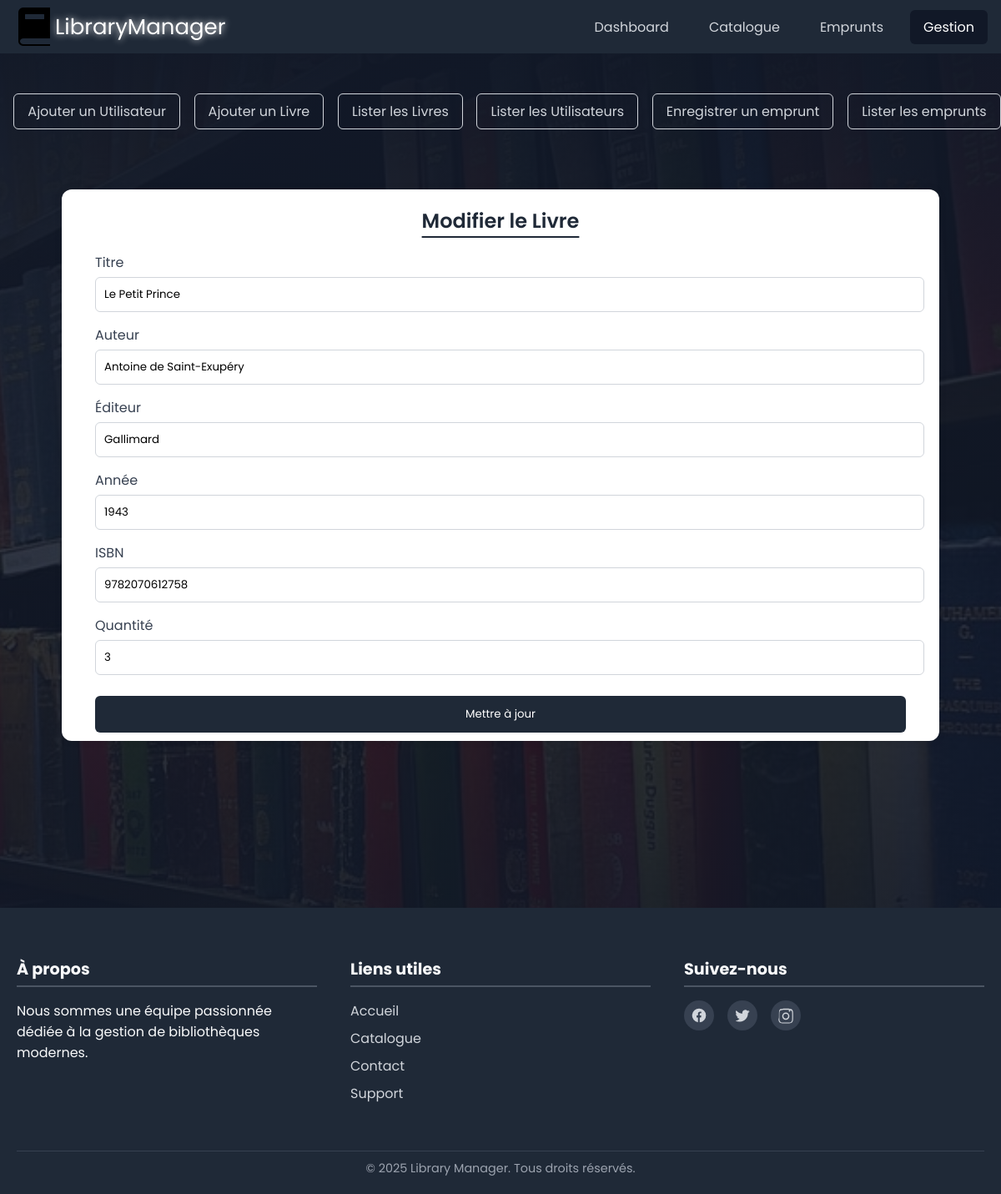
Page /views/gestion.php?form=edit-book&id=2 on the committed database.
### tables this page shows
CREATE TABLE livres (
    id_livre INT PRIMARY KEY AUTO_INCREMENT,
    titre VARCHAR(255) NOT NULL,
    auteur VARCHAR(255) NOT NULL,
    editeur VARCHAR(255),
    annee YEAR,
    isbn VARCHAR(20) UNIQUE,
    quantite_total INT NOT NULL
);

### views/gestion.php (the view, shortened to what this page needs)
<?php
$pdo = new PDO("mysql:host=localhost;dbname=bib;charset=utf8", "root", "");
?>
<!DOCTYPE html>
<html lang="en">
<head>
    <link rel="stylesheet" href="../resources/css/style.css">
</head>
<body>
    <?php include "../includes/header.php"; ?>
    <?php
    $form = $_GET['form'] ?? 'login';
    ?>
    <div class="section">
        <div class="logo-and-links">
            <div class="nav-links options">
                <a href="/Library/views/gestion.php?form=add-user" style="border:1px solid #d1d5db"
                    class="nav-link <?php echo ($form === 'add-user') ? 'active-submenu' : ''; ?>">Ajouter un
                    Utilisateur</a>
                <a href="/Library/views/gestion.php?form=add-book" style="border:1px solid #d1d5db"
                    class="nav-link <?php echo ($form === 'add-book') ? 'active-submenu' : ''; ?>">Ajouter un Livre</a>
                <a href="/Library/views/gestion.php?form=list-book" style="border:1px solid #d1d5db"
                    class="nav-link <?php echo ($form === 'list-book') ? 'active-submenu' : ''; ?>">Lister les
                    Livres</a>
                <a href="/Library/views/gestion.php?form=list-user" style="border:1px solid #d1d5db"
                    class="nav-link <?php echo ($form === 'list-user') ? 'active-submenu' : ''; ?>">Lister les
                    Utilisateurs</a>
                <a href="/Library/views/gestion.php?form=register-borrow" style="border:1px solid #d1d5db"
                    class="nav-link <?php echo ($form === 'register-borrow') ? 'active-submenu' : ''; ?>">Enregistrer un
                    emprunt</a>
                <a href="/Library/views/gestion.php?form=list-borrow" style="border:1px solid #d1d5db"
                    class="nav-link <?php echo ($form === 'list-borrow') ? 'active-submenu' : ''; ?>">Lister les
                    emprunts</a>
            </div>
        </div>
        <section class="auth-section" id="auth">
            <?php if ($form === 'add-user'): ?>
                <div class="auth-container">
                    <form action="../controllers/addUser.php" method="POST">
                        <div class="form-group"><label>Nom</label><input type="text" name="nom" required></div>
                        <div class="form-group"><label>Prénom</label><input type="text" name="prenom" required></div>
                        <div class="form-group"><label>Email</label><input type="email" name="email" required></div>
                        <div class="form-group"><label>Téléphone</label><input type="tel" name="telephone" required></div>
                        <button type="submit">Ajouter</button>
                    </form>
                </div>
            <?php elseif ($form === 'edit-book' && isset($_GET['id'])): ?>
                <?php
                $id = $_GET['id'];
                $stmt = $pdo->prepare("SELECT * FROM livres WHERE id_livre = ?");
                $stmt->execute([$id]);
                $livre = $stmt->fetch();
                ?>
                <div class="auth-container">
                    <h2>Modifier le Livre</h2>
                    <form action="../controllers/updateBook.php" method="POST">
                        <div class="form-group"><label>Titre</label><input type="text" name="titre"
                                value="<?= htmlspecialchars($livre['titre']) ?>" required></div>
                        <div class="form-group"><label>Auteur</label><input type="text" name="auteur"
                                value="<?= htmlspecialchars($livre['auteur']) ?>" required></div>
                        <div class="form-group"><label>Éditeur</label><input type="text" name="editeur"
                                value="<?= htmlspecialchars($livre['editeur']) ?>"></div>
                        <div class="form-group"><label>Année</label><input type="number" name="annee"
                                value="<?= htmlspecialchars($livre['annee']) ?>" min="1900" max="2099"></div>
                        <div class="form-group"><label>ISBN</label><input type="text" name="isbn"
                                value="<?= htmlspecialchars($livre['isbn']) ?>"></div>
                        <div class="form-group"><label>Quantité</label><input type="number" name="quantite_total"
                                value="<?= htmlspecialchars($livre['quantite_total']) ?>" min="1" required></div>
                        <button type="submit">Mettre à jour</button>
                    </form>
                </div>
            <?php endif; ?>
        </section>
    </div>
    <?php include '../includes/footer.php'; ?>
</body>
</html>

### resources/css/style.css (style rules this page uses)
body { margin: 0; font-family: poppins; background-color: #1f2937; color: white; }
.section { position: relative; overflow: hidden; padding-top: 3rem; padding-bottom: 8rem; background-image: linear-gradient(rgb(17, 24, 39), rgba(17, 24, 39, 0.85), rgb(17, 24, 39)), url('../images/background.jpg'); backdrop-filter: blur(15px); background-repeat: no-repeat; background-size: cover; background-position: center; background-attachment: fixed }

### includes/header.php (style rules this page uses)
* { font-family: poppins; }
.nav-links { display: flex; gap: 1rem; margin-left: 1rem; }
.nav-link { text-decoration: none; color: #d1d5db; padding: 0.5rem 1rem; border-radius: 6px; }
.options { display: flex; justify-content: space-around }

### views/gestion.php (style rules this page uses)
.auth-section { display: flex; justify-content: center; align-items: center; padding: 60px 20px; width: 90%; margin: 1% auto; font-family: sans-serif; }
.auth-container { background-color: white; padding: 0 40px 10px 40px; border-radius: 12px; box-shadow: 0 0 10px rgba(0, 0, 0, 0.1); width: 90%; }
h2 { text-align: center; margin-bottom: 20px; color: #1f2937; text-decoration: underline; text-underline-offset: 10px; }
.form-group { margin-bottom: 15px; }
.form-group label { display: block; margin-bottom: 5px; color: #374151; }
.form-group input, .form-group select { width: 100%; padding: 10px; border: 1px solid #d1d5db; border-radius: 6px; }
button { width: 100%; padding: 12px; background-color: #1f2937; color: white; border: none; border-radius: 6px; cursor: pointer; margin-top: 10px; }
h2 { font-size: rem; font-weight: 600; }

### rows in the picture
livres: titre "Le Petit Prince", auteur "Antoine de Saint-Exupéry", editeur "Gallimard", annee "1943", isbn "9782070612758", quantite_total "3"
